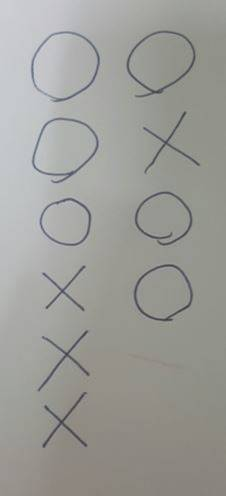
//> input picture ObjectDetection/ObjectDetection/test10.jpg, 226 x 496 px
$ ./소스   (built with g++ and OpenCV 4)
//> lines starting //> are read from the running program, lines starting //| are printed output that depends on the picture; after the words box and inside, x2 and y2 are one past the last pixel; in counts of white or black regions, pixels touching at a corner belong together
#include "opencv2\opencv.hpp"
#include <iostream>
#include <cstring>
#include <vector>
#include <math.h>
#include <Windows.h>

using namespace cv;
using namespace std;

#define STRONG 255
#define WEAK 128
#define MAX_CORNER 5000
int harris_num = 0;

typedef struct _CornerPoints {
	int num;
	int x[MAX_CORNER];
	int y[MAX_CORNER];
} CornerPoints;
CornerPoints harris;

CornerPoints DibHarrisCorner(BYTE** in,BYTE** ptr,int H,int W) {
	int i, j, x, y;
	double threshold = 53000.0;
	int w = W;
	int h = H;
	ptr = in;
	double** dx2 = new double*[h];
	double** dy2 = new double*[h];
	double** dxy = new double*[h];

	for (int i = 0; i < h; i++) {
		dx2[i] = new double[w];
		dy2[i] = new double[w];
		dxy[i] = new double[w];
		memset(dx2[i], 0, sizeof(int)*w);
		memset(dy2[i], 0, sizeof(int)*w);
		memset(dxy[i], 0, sizeof(int)*w);
	}
	double tx, ty;
	for (j = 1; j < h - 1; j++) {
		for (i = 1; i < w - 1; i++) {
			tx=(ptr[j-1][i+1]+ptr[j][i+1]+ptr[j+1][i+1]
				- ptr[j - 1][i - 1] - ptr[j][i - 1] - ptr[j + 1][i - 1]) / 6.0;
			ty = (ptr[j + 1][i - 1] + ptr[j+1][i] + ptr[j + 1][i + 1]
				- ptr[j - 1][i - 1] - ptr[j-1][i] - ptr[j - 1][i + 1]) / 6.0;
			dx2[j][i] = tx*tx;
			dy2[j][i] = ty*ty;
			dxy[j][i] = tx*ty;

		}
	}
	double** gdx2 = new double*[h];
	double** gdy2 = new double*[h];
	double** gdxy = new double*[h];
	for (int i = 0; i < h; i++) {
		gdx2[i] = new double[w];
		gdy2[i] = new double[w];
		gdxy[i] = new double[w];
		memset(gdx2[i], 0, sizeof(double)*w);
		memset(gdy2[i], 0, sizeof(double)*w);
		memset(gdxy[i], 0, sizeof(double)*w);
	}
	double g[5][5] = { {1,4,6,4,1},{4,16,24,16,24},
	{6,24,36,24,6},{4,16,24,16,24},{1,4,6,4,1} };
	for (y = 0; y < 5; y++) {
		for (x = 0; x < 5; x++) {
			g[y][x] /= 256.;
		}
	}
	double tx2, ty2, txy;
	for (j = 2; j < h - 2; j++) {
		for (i = 2; i < w - 2; i++) {
			tx2 = ty2 = txy = 0;
			for (y = 0; y < 5; y++) {
				for (x = 0; x < 5; x++) {
					tx2 += (dx2[j + y - 2][i + x - 2] * g[y][x]);
					ty2 += (dy2[j + y - 2][i + x - 2] * g[y][x]);
					txy += (dxy[j + y - 2][i + x - 2] * g[y][x]);
				}
			}
			gdx2[j][i] = tx2;
			gdy2[j][i] = ty2;
			gdxy[j][i] = txy;
		}
	}
	double** crf = new double*[h];
	for (i = 0; i < h; i++) {
		crf[i] = new double[w];
		memset(crf[i], 0, sizeof(double)*w);
	}
	double k = 0.04;
	for (j = 2; j < h - 2; j++) {
		for (i = 2; i < w - 2; i++) {
			crf[j][i] = (gdx2[j][i] * gdy2[j][i] - gdxy[j][i] * gdxy[j][i])
				- k*(gdx2[j][i] + gdy2[j][i])*(gdx2[j][i] + gdy2[j][i]);
		}
	}
	CornerPoints cp;
	cp.num = 0;
	for (j = 2; j < h - 2; j++) {
		for(i=2;i<w-2;i++){
			if (crf[j][i] > threshold) {
				if (crf[j][i] > crf[j - 1][i] && crf[j][i] > crf[j - 1][i + 1] &&
					crf[j][i] > crf[j][i + 1] && crf[j][i] > crf[j + 1][i + 1] &&
					crf[j][i] > crf[j + 1][i] && crf[j][i] > crf[j + 1][i - 1] &&
					crf[j][i] > crf[j][i - 1] && crf[j][i] > crf[j - 1][i - 1]) {
					if (cp.num < MAX_CORNER) {
						cp.x[cp.num] = i;
						cp.y[cp.num] = j;
						cp.num++;
					}
				}
			}
		}
	}
	for (int i = 0; i < h; i++) {
		delete [] dx2[i];
		delete [] dy2[i];
		delete [] dxy[i];
		delete [] gdx2[i];
		delete [] gdy2[i];
		delete [] gdxy[i];
		delete [] crf[i];
	}
	delete[] dx2;
	delete[] dy2;
	delete[] dxy;
	delete[] gdx2;
	delete[] gdy2;
	delete[] gdxy;
	delete[] crf;

	harris_num = cp.num;
	harris = cp;
	return cp;
}
typedef unsigned char BYTE;
// [8 lines of commented-out code are left out]
class Circle {
public:
	int h;
	int w;
	int r;
	int vote;

	Circle(int h = 0, int w = 0, int r = 0, int vote = 0)
		:h(h), w(w), r(r), vote(vote) {}
};

double score = 0.0;

vector<Circle> circles;
vector<Circle> result;
typedef unsigned char BYTE;

// [14 lines left out: functions h_compare, w_compare, vote_compare, not called in this run]
double** MemAllocDouble(int H, int W, double init);
void MemFreeDouble(double** mem, int H);
BYTE** MemAllocBYTE(int H, int W, BYTE init);
void MemFreeBYTE(BYTE** mem, int H);

void CannyEdge(BYTE** in, BYTE**& out, int H, int W, double sigma, double low, double high);
void GaussianFilter(BYTE** in, double**& out, int H, int W, double sigma);
void CircleHoughTransfrom(BYTE** in, BYTE**& out, int init_h,int init_w,int H, int W, int rMin, int rMax, int threshold,int problem);
void RemoveOverlappedCircle();
void DrawCircleAndDisplay(BYTE** out, int H, int  W);
void DrawCircle(BYTE** out, int H, int W,int popup);
void LineHoughTransform(BYTE** in, BYTE**& out, int init_h, int init_w, int H, int W, int thres, int problem);
BYTE** copyToArray(Mat& input);

int check = 0;
int problem = 1;
int overlap = 0;
int solution[10];
int main()
{
	int H, W;
	//영상 읽어오기
	//Mat input = imread("O_overlap.jpg", 0);
	//test10 : X가 겹칠때
	//test12 : 정상이미지
	//XO_overlap : XO겹칠때

	Mat input = imread("test10.jpg", 0);
//> input: 496 rows x 226 cols, CV_8UC1; min 60, max 211, mean 156.6
	H = input.rows, W = input.cols;
//> H = 496; W = 226
	BYTE** in = copyToArray(input);
	BYTE** canny;
	//BYTE** label;
	double sigma, low, high;
	/*
	sigma값이랑 low threshold, high threshold 값 지정

	cout << "input sigma, low, high...." << endl;
	cin >> sigma >> low >> high;
	*/

	printf("세로 %d 가로 %d \n", H, W);
//| 세로 496 가로 226
	if (W % 2 == 0)
		W = W;
	else
		W = W - 1;

	printf("세로 %d 가로 %d \n", H, W);
//| 세로 496 가로 226
	//일단은 아랫 값으로 테스트
	sigma = 0.7, low = 45, high = 90;
	CannyEdge(in, canny, H, W, sigma, low, high);
//> the loop in GaussianFilter, `for (int w = 0; w < W; ++w)` made 226 passes
//> sum2 on passes 1 to 3: 116.2, 116.2, 115.4
//> after the loop in GaussianFilter, `for (int w = 0; w < W; ++w)`: sum1 = 0.785; sum2 = 104.4
//> the loop in GaussianFilter, `for (int h = 0; h < H; ++h)` made 496 passes
//> sum2 on passes 1 to 3: 125.6, 125.6, 125.6
//> after the loop in GaussianFilter, `for (int h = 0; h < H; ++h)`: sum1 = 0.785; sum2 = 104.4
//> the loop in CannyEdge, `for (h = 1; h < H - 1; ++h)` made 494 passes
//> (theta, area) on passes 29 to 31: (-83.07, 90), (-77.71, 90), (-76.54, 90)
//> after the loop in CannyEdge, `for (h = 1; h < H - 1; ++h)`: theta = 53.67; area = 45; localMax = false; strongEdges = 3968 Points (x, y), first 12: [30, 158], [30, 159], [30, 160], [30, 161], [30, 162], [30, 163], [30, 164], [30, 165], [30, 166], [30, 167], [30, 168], [30, 169]
//> the loop in CannyEdge, `while (!strongEdges.empty())` made 3988 passes
//> (hTemp, wTemp) on passes 1 to 3: (447, 45), (447, 44), (447, 43)
	DibHarrisCorner(in, canny, H, W);
//> the loop in DibHarrisCorner, `for (j = 1; j < h - 1; j++)` made 494 passes
//> (tx, ty) on passes 1 to 3: (0, 0), (0, 0), (0, -0.5)

	printf("harrisnum %d \n", harris_num);
//| harrisnum 13
	for (int i = 0; i < harris_num; i++) {
		if(i==0)
			printf("harrisnum :%d %d %d  \n", i, harris.x[i], harris.y[i]);
		else
			printf("harrisnum :%d %d %d  %d \n", i, harris.x[i], harris.y[i],harris.y[i]-harris.y[i-1]);
	}
//> this loop made 13 passes
//| harrisnum :0 184 112
//| harrisnum :1 83 266  154
//| harrisnum :2 43 273  7
//| harrisnum :3 63 290  17
//| harrisnum :4 61 292  2
//| harrisnum :5 46 308  16
//| harrisnum :6 82 310  2
//| harrisnum :7 171 319  9
//> (output is shown up to pass 8 of 13)

	printf("harrisnum %d \n", harris_num);
//| harrisnum 13
	for (int i = 0; i < harris_num; i++) {
		for(int j=0;j<10;j++)
			canny[harris.y[i]+j][harris.x[i]+j] = 255;
	}
	for (int i = 0; i < harris_num; i++) {
		for (int j = 0; j<10; j++)
			canny[harris.y[i] - j][harris.x[i] - j] = 255;
	}

	//출력하기
	Mat output(H, W, CV_8UC1);
	for (int h = 0; h < H; ++h) {
		for (int w = 0; w < W; ++w) {
			output.at<BYTE>(h, w) = canny[h][w];
		}
	}
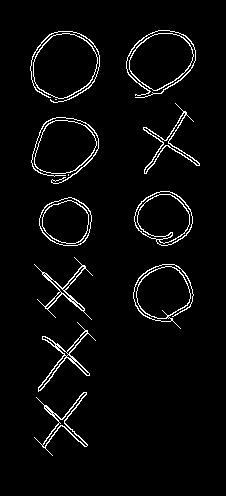
//> output: 496 rows x 226 cols, CV_8UC1; 3.7% white in thin lines or dots, all inside (x1, y1, x2, y2) = (30, 30, 200, 456)
	imwrite("canny.bmp", output);
	imshow("Canny Edge", output);
	waitKey(0);
	int midpoint = W / 2;
	int problem_h[10] = { 0, };
	int c;
	int d1 = 0;
	int R_pixel = 0;
	int R_sum = 0;
	// 구분선 긋기
	for(int h=0;h<H;h++){
		c = 0;
		R_pixel = 0;
		for (int w = 0; w < midpoint; w++) {
			if (canny[h][w] == 0) // 그대로 n번째 문제 유지
				c++;
			else{
				R_pixel++;
			}
		}
		// c가 midpoint값과 같다면? 모든 픽셀이 0이라고 알 수 있다.
		if (c != midpoint) {
			problem = problem;
			d1 = 1;
			//printf("%d,",R_pixel);
			R_sum += R_pixel;
			//printf("[ %d ], %d %d \n", problem,h,R_pixel);

		}
		else {
			if (d1 == 1) {
				printf("다음 문제로 This problem is %d ,%d\n", problem,h);
				problem = problem + 1;
				problem_h[problem-2] = h;
				d1 = 0;
				R_sum = 0;

			}
			else if(d1==0){
				//printf("아직 아님 This problem is %d , %d \n", problem, h);
				problem = problem;
			}
			//그런데 만약에 픽셀값이 모두 0이고, 픽셀값이 들어왔다가 다시 0이된경우 problem이 +되어야 한다.
		}

	}
	int left_problem = problem - 1;
	printf("반쪽 %d\n", left_problem);
//| 반쪽 5
	d1 = 0;
	for (int h = 0; h<H; h++) {
		c = 0;
		R_pixel = 0;
		for (int w = midpoint; w < W; w++) {
			if (canny[h][w] == 0)
				c++;
			else
				R_pixel++;
		}
		// c가 midpoint-1값과 같다면? 모든 픽셀이 0이라고 알 수 있다.
		if (c == midpoint) {
			if (d1 == 1) {
				printf("다음 문제로 This problem is %d , %d \n", problem, h);
				problem = problem + 1;
				problem_h[problem-2] = h;
				d1 = 0;
				if (problem > 10) {
					break;
				}
			}
			else if (d1 == 0) {
				//printf("아직 아님 This problem is %d , %d \n", problem, h);
				problem = problem;
			}
			//그런데 만약에 픽셀값이 모두 0이고, 픽셀값이 들어왔다가 다시 0이된경우 problem이 +되어야 한다.
		}
		else {//다르다면 픽셀값이 들어왔다고 가정한다.
			problem = problem;
			d1 = 1;
			//printf("[ %d ], %d \n", problem, R_pixel);
		}
	}
//> this loop made 496 passes
//| 다음 문제로 This problem is 6 , 98
//| 다음 문제로 This problem is 7 , 174
//| 다음 문제로 This problem is 8 , 246
//> (output is shown up to pass 247 of 496)
	BYTE** out;

	for (int i = 0; i < 10; i++) {
		if (problem_h[i] == 0)
			overlap = 1;
	}
	for (int i = 0; i < 10; i++){
		if (overlap == 1) printf("겹치는 부분이 있음");
		printf("%d %d\n", i, problem_h[i]);
	}
//> this loop made 10 passes
//| 0 103
//| 1 184
//| 2 246
//| 3 320
//| 4 456
//| 5 98
//| 6 174
//| 7 246
//> (output is shown up to pass 8 of 10)

	if(overlap==0){
		for (int j = 0; j<left_problem; j++) {
			if (j == 0) {
				CircleHoughTransfrom(canny, out, 0, 0, problem_h[0], W / 2, 15, 50, 135,j);
				DrawCircle(in, H, W,j);
			}
			else {
				CircleHoughTransfrom(canny, out, problem_h[j - 1], 0, problem_h[j], W / 2, 15, 50, 135, j);
				DrawCircle(in, H, W,j);
			}
		}
		for (int j = left_problem; j<10; j++) {
			if (j == left_problem) {
				CircleHoughTransfrom(canny, out, 0, W / 2, problem_h[j], W, 15, 50, 135, j);
				DrawCircle(in, H, W,j);
			}
			else {
				CircleHoughTransfrom(canny, out, problem_h[j - 1], W / 2, problem_h[j], W, 15, 50, 135, j);
				DrawCircle(in, H, W,j);
			}
		}
		//DrawCircle(in, H, W);
	}
	else { // 겹치는 부분이 있음.

		printf("겹치는 코드 고쳐주세요 ");
		// [30 lines of commented-out code are left out]

	}
	for (int i = 0; i < 10; i++)
		printf("[%d] %d\n", i + 1, solution[i]);

	int score = 0;
	if (solution[0] == 0) //o
		score += 10;
	if (solution[1] == 0) //o
		score += 10;
	if (solution[2] == 0) //o
		score += 10;
	if (solution[3] == 0) //o
		score += 10;
	if (solution[4] == 0) //o
		score += 10;
	if (solution[5] == 1) //o
		score += 10;
	if (solution[6] == 1) //o
		score += 10;
	if (solution[7] == 1) //o
		score += 10;
	if (solution[8] == 1) //o
		score += 10;
	if (solution[9] == 1) //o
		score += 10;

	printf("That is score %d \n", score);
	return 0;
}

double** MemAllocDouble(int H, int W, double init)
{
	double** rtn = new double*[H];
	for (int h = 0; h < H; ++h) {
		rtn[h] = new double[W];
		memset(rtn[h], init, sizeof(double) * W);
	}
	return rtn;
}

void MemFreeDouble(double** mem, int H)
{
	for (int h = 0; h < H; ++h)
		delete[] mem[h];
	delete[] mem;
}

BYTE** MemAllocBYTE(int H, int W, BYTE init)
{
	BYTE** rtn = new BYTE*[H];
	for (int h = 0; h < H; ++h) {
		rtn[h] = new BYTE[W];
		memset(rtn[h], init, sizeof(BYTE) * W);
	}
	return rtn;
}

// [6 lines left out: function MemFreeBYTE, not called in this run]

/*
<copyToArray>

Mat객체를 array형태로 바꾸는 함수
*/
BYTE** copyToArray(Mat& input)
{
	int W = input.cols;
	int H = input.rows;
	BYTE* pInput = input.data;

	BYTE** rtn = new BYTE*[H];
	for (int h = 0; h < H; ++h) {
		rtn[h] = new BYTE[W];
		for (int w = 0; w < W; ++w) {
			rtn[h][w] = pInput[h * W + w];
		}
	}
	return rtn;
}

/*
<GaussianFilter>

in: input 영상
out: 가우시안 필터 적용된 output -> CannyEdge에서 활용
H, W : 생략
sigma : 표준편차 값
*/
void GaussianFilter(BYTE** in, double**& out, int H, int W, double sigma)
{
	int masksize = (int)(2 * 4 * sigma + 1.0);
	if (masksize % 2 == 0) masksize++;
	int padSize = masksize / 2;

	out = MemAllocDouble(H, W, 0.0);

	double* mask = new double[masksize];
	for (int i = 0; i < masksize; ++i) {
		int x = i - padSize;
		mask[i] = exp(-(x * x) / (2 * sigma * sigma)) / (sqrt(2 * CV_PI) * sigma);
	}

	double** temp = MemAllocDouble(H, W, 0.0);

	//세로방향
	double sum1, sum2;
	for (int w = 0; w < W; ++w) {
		for (int h = 0; h < H; ++h) {
			sum1 = sum2 = 0.0;

			for (int m = 0; m < masksize; ++m) {
				int x = m - padSize + h;
				if (x >= 0 && x < H)
				{
					sum1 += mask[m];
					sum2 += (mask[m] * in[x][w]);
				}
			}
			temp[h][w] = sum2 / sum1;
		}
	}

	//가로방향
	for (int h = 0; h < H; ++h)
	{
		for (int w = 0; w < W; ++w)
		{
			sum1 = sum2 = 0.0;
			for (int m = 0; m < masksize; ++m)
			{
				int x = m - padSize + w;
				if (x >= 0 && x < W) {
					sum1 += mask[m];
					sum2 += (mask[m] * temp[h][x]);
				}
			}
			out[h][w] = sum2 / sum1;
		}
	}

	//메모리 해제
	delete[] mask;
	MemFreeDouble(temp, H);
}

/*
<CannyEdge>

in : input 영상
canny : output
H: 이미지 Height
W: 이미지 Width
low: Canny Edge 추출할 때 최소임계값
high: Canny Edge 추출할 때 최대임계값
:: low, high를 활용해 최종 경계선을 확정한다. (Hysteresis Edge Tracking)
*/
void CannyEdge(BYTE** in, BYTE**& out, int H, int W, double sigma, double low, double high)
{
	int h, w, m, n;
	double** gss;
	/*
	1. Gaussian Filter을 통과시켜서 Blur된 영상 만드는 과정
	*/
	GaussianFilter(in, gss, H, W, sigma);

	/*
	gW : 경계선 width 방향의 Gradient
	gH : 경계선 height 방향의 Gradient
	magin : 경계선의 세기값
	*/
	double** gW = MemAllocDouble(H, W, 0.0);
	double** gH = MemAllocDouble(H, W, 0.0);
	double** magni = MemAllocDouble(H, W, 0.0);

	/*
	2. 소벨마스크를 이용해 width/height 방향의 Gradient 계산
	+ 세기값도 계산
	*/
	for (h = 1; h < H - 1; ++h) {
		for (w = 1; w < W - 1; ++w)
		{
			gW[h][w] = -gss[h - 1][w - 1] - 2 * gss[h][w - 1] - gss[h + 1][w - 1]
				+ gss[h - 1][w + 1] + 2 * gss[h][w + 1] + gss[h + 1][w + 1];
			gH[h][w] = -gss[h - 1][w - 1] - 2 * gss[h - 1][w] - gss[h - 1][w + 1]
				+ gss[h + 1][w - 1] + 2 * gss[h + 1][w] + gss[h + 1][w + 1];

			magni[h][w] = sqrt(gW[h][w] * gW[h][w] + gH[h][w] * gH[h][w]);
		}
	}


	out = MemAllocBYTE(H, W, 0);
	vector<Point> strongEdges;

	int area;
	double theta;
	bool localMax;

	//요부분 부터는 이해못해서 나중에 다시 주석달게요
	//일단은 3. Non-maximum suppression(비최대 억제) 부분입니다.
	for (h = 1; h < H - 1; ++h) {
		for (w = 1; w < W - 1; ++w)
		{
			if (magni[h][w] > low)
			{
				if (gW[h][w] != 0.0)
				{
					theta = atan2(gH[h][w], gW[h][w]) * 180 / CV_PI;
					if (((theta >= -22.5f) && (theta < 22.5f)) || (theta >= 157.5f) || (theta < -157.5f))
						area = 0;
					else if (((theta >= 22.5f) && (theta < 67.5f)) || ((theta >= -157.5f) && (theta < -112.5f)))
						area = 45;
					else if (((theta >= 67.5) && (theta < 112.5)) || ((theta >= -112.5) && (theta < -67.5)))
						area = 90;
					else
						area = 135;
				}
				else
					area = 90;

				localMax = false;
				switch (area)
				{
				case 0:
					if ((magni[h][w] >= magni[h][w - 1]) && (magni[h][w] > magni[h][w + 1]))
						localMax = true;
					break;
				case 45:
					if ((magni[h][w] >= magni[h - 1][w - 1]) && (magni[h][w] > magni[h + 1][w + 1]))
						localMax = true;
					break;
				case 90:
					if ((magni[h][w] >= magni[h - 1][w]) && (magni[h][w] > magni[h + 1][w]))
						localMax = true;
					break;
				case 135:
				default:
					if ((magni[h][w] >= magni[h - 1][w + 1]) && (magni[h][w] > magni[h + 1][w - 1]))
						localMax = true;
					break;
				}

				if (localMax)
				{
					if (magni[h][w] > high) {
						out[h][w] = STRONG;
						strongEdges.push_back(Point(h, w));
					}
					else
						out[h][w] = WEAK;
				}
			}
		}
	}

	//4 .히스테리시스 엣지 트래킹
	while (!strongEdges.empty())
	{
		Point p = strongEdges.back();
		strongEdges.pop_back();

		int hTemp = p.x, wTemp = p.y;

		for (h = -1; h <= 1; ++h) {
			for (w = -1; w <= 1; ++w) {
				if (h == 0 && w == 0) continue;
				if (out[hTemp + h][wTemp + w] == WEAK) {
					out[hTemp + h][wTemp + w] = STRONG;
					strongEdges.push_back(Point(hTemp + h, wTemp + w));
				}
			}
		}
	}

	for (h = 0; h < H; ++h) {
		for (w = 0; w < W; ++w) {
			if (out[h][w] == WEAK)
				out[h][w] = 0;
		}
	}
	// [10 lines of commented-out code are left out]
	MemFreeDouble(gW, H);
	MemFreeDouble(gH, H);
	MemFreeDouble(magni, H);
}
// [18 lines left out: functions initAccum, initLookupTable, not called in this run]
int result_circle = 0;
//int score[10];
// [303 lines left out: functions CircleHoughTransfrom, RemoveOverlappedCircle, LineHoughTransform, DrawCircleAndDisplay, DrawCircle, not called in this run]

$ run again, with ObjectDetection/ObjectDetection/O_overlap.jpg copied over ObjectDetection/ObjectDetection/test10.jpg
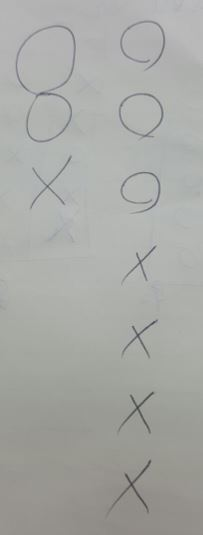
//> input picture ObjectDetection/ObjectDetection/O_overlap.jpg, 203 x 535 px
//| 세로 535 가로 203
//| 세로 535 가로 202
//> the loop in GaussianFilter, `for (int w = 0; w < W; ++w)` made 202 passes
//> sum2 on passes 1 to 3: 116.2, 116.2, 116.2
//> after the loop in GaussianFilter, `for (int w = 0; w < W; ++w)`: sum1 = 0.785; sum2 = 112.5
//> the loop in GaussianFilter, `for (int h = 0; h < H; ++h)` made 535 passes
//> sum2 on passes 1 to 3: 145, 144.6, 144.6
//> after the loop in GaussianFilter, `for (int h = 0; h < H; ++h)`: sum1 = 0.785; sum2 = 112.5
//> the loop in CannyEdge, `for (h = 1; h < H - 1; ++h)` made 533 passes
//> (theta, area, localMax) on passes 19 to 21: (-77.88, 90, false), (-64.4, 135, false), (-62.87, 135, false)
//> after the loop in CannyEdge, `for (h = 1; h < H - 1; ++h)`: theta = 29.73; area = 45; localMax = false; strongEdges = 2512 Points (x, y), first 12: [20, 141], [20, 142], [20, 143], [20, 144], [20, 145], [20, 146], [20, 147], [20, 148], [20, 149], [20, 150], [20, 151], [20, 152]
//> the loop in CannyEdge, `while (!strongEdges.empty())` made 2837 passes
//> (hTemp, wTemp) on passes 1 to 3: (510, 146), (511, 146), (512, 146)
//> the loop in DibHarrisCorner, `for (j = 1; j < h - 1; j++)` made 533 passes
//> (tx, ty) on passes 1 to 3: (0.667, -0.333), (0.667, 0.333), (0.833, 0.333)
//| harrisnum 8
//> the loop `for (int i = 0; i < harris_num; i++)` made 8 passes
//| harrisnum :0 139 260
//| harrisnum :1 139 264  4
//| harrisnum :2 132 326  62
//| harrisnum :3 137 333  7
//| harrisnum :4 137 338  5
//> (output is shown up to pass 5 of 8)
//| harrisnum 8
//> after the loop `for (int h = 0; h < H; ++h)`:
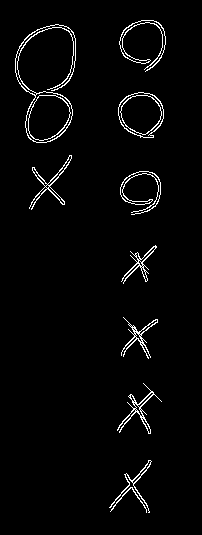
//> output: 535 rows x 202 cols, CV_8UC1; 2.7% white in thin lines or dots, all inside (x1, y1, x2, y2) = (15, 20, 166, 513)
//| 반쪽 2
//> the loop `for (int h = 0; h<H; h++)` made 535 passes
//| 다음 문제로 This problem is 3 , 72
//| 다음 문제로 This problem is 4 , 138
//> (output is shown up to pass 139 of 535)
//> the loop `for (int i = 0; i < 10; i++)` made 10 passes
//| 0 143
//| 1 210
//| 2 72
//| 3 138
//| 4 215
//> (output is shown up to pass 5 of 10)

$ run again, with ObjectDetection/ObjectDetection/test11.jpg copied over ObjectDetection/ObjectDetection/test10.jpg
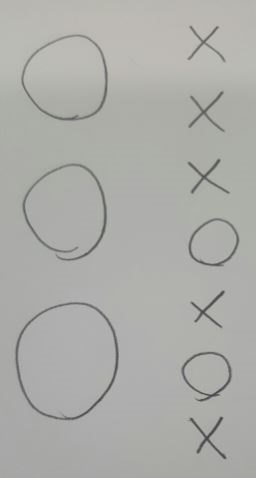
//> input picture ObjectDetection/ObjectDetection/test11.jpg, 256 x 478 px
//| 세로 478 가로 256
//| 세로 478 가로 256
//> the loop in GaussianFilter, `for (int w = 0; w < W; ++w)` made 256 passes
//> sum2 on passes 1 to 3: 131.1, 131.1, 130.3
//> after the loop in GaussianFilter, `for (int w = 0; w < W; ++w)`: sum1 = 0.785; sum2 = 130.9
//> the loop in GaussianFilter, `for (int h = 0; h < H; ++h)` made 478 passes
//> sum2 on passes 1 to 3: 142.2, 142.6, 142.8
//> after the loop in GaussianFilter, `for (int h = 0; h < H; ++h)`: sum1 = 0.785; sum2 = 130.9
//> the loop in CannyEdge, `for (h = 1; h < H - 1; ++h)` made 476 passes
//> (theta, area) on passes 24 to 26: (-75.23, 90), (-42.36, 135), (-26.43, 135)
//> after the loop in CannyEdge, `for (h = 1; h < H - 1; ++h)`: theta = 61.5; area = 45; localMax = false; strongEdges = 3988 Points (x, y), first 12: [26, 189], [26, 190], [26, 191], [26, 192], [26, 215], [26, 216], [26, 217], [26, 218], [27, 189], [27, 192], [27, 193], [27, 214]
//> the loop in CannyEdge, `while (!strongEdges.empty())` made 4008 passes
//> (hTemp, wTemp) on passes 1 to 3: (458, 225), (458, 224), (458, 223)
//> the loop in DibHarrisCorner, `for (j = 1; j < h - 1; j++)` made 476 passes
//> (tx, ty) on passes 1 to 3: (0.333, 0.333), (0.333, 0.333), (0.333, 0.333)
//| harrisnum 26
//> the loop `for (int i = 0; i < harris_num; i++)` made 26 passes
//| harrisnum :0 190 26
//| harrisnum :1 217 27  1
//| harrisnum :2 203 39  12
//| harrisnum :3 206 42  3
//| harrisnum :4 221 92  50
//> (output is shown up to pass 5 of 26)
//| harrisnum 26
//> after the loop `for (int h = 0; h < H; ++h)`:
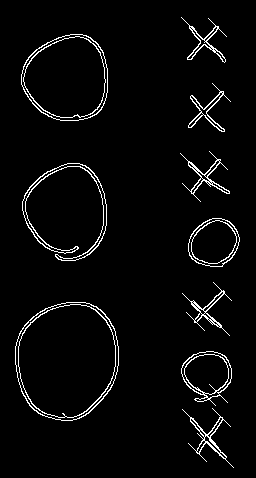
//> output: 478 rows x 256 cols, CV_8UC1; 3.5% white in thin lines or dots, all inside (x1, y1, x2, y2) = (15, 17, 240, 468)
//| 반쪽 3
//> the loop `for (int h = 0; h<H; h++)` made 469 passes
//| 다음 문제로 This problem is 4 , 63
//| 다음 문제로 This problem is 5 , 132
//| 다음 문제로 This problem is 6 , 202
//> (output is shown up to pass 203 of 469)
//> the loop `for (int i = 0; i < 10; i++)` made 10 passes
//| 0 121
//| 1 261
//| 2 421
//| 3 63
//| 4 132
//> (output is shown up to pass 5 of 10)
//> the loop `for (int j = 0; j<left_problem; j++)` made 3 passes
//| [0] this is o ,not overlap 0 1
//| [1] this is o ,not overlap 1 2
//| [2] this is o ,not overlap 2 3
//> the loop `for (int j = left_problem; j<10; j++)` made 7 passes
//| [3] this is x 3 3
//| [4] this is x 3 3
//| [5] this is x 3 3
//| [6] this is o ,not overlap 3 4
//| [7] this is x 4 4
//> (output is shown up to pass 5 of 7)
//> pass 1, in DrawCircle (call 4), `imwrite("CircleDectection.bmp", temp);`:
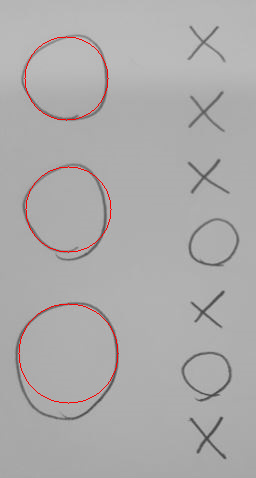
//> saved as CircleDectection.bmp: 478 rows x 256 cols, CV_8UC3; mean B, G, R 171.6, 171.6, 173.2
